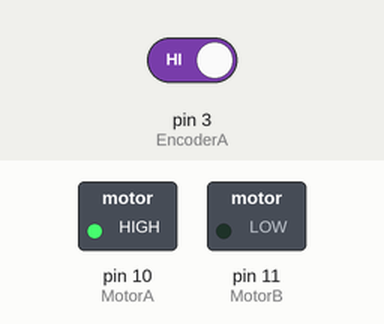
The sketch below on a simulated Arduino Uno, built with avr-gcc and run on an emulated ATmega328P. Parts: switched loads named in the sketch (green lamp = pin HIGH). Inputs (shaded band) come from the test bench; at power-on: pin 3 (EncoderA) HIGH. What the sketch prints to the serial monitor is not drawn.

Above: at 0.8 s.
Timing chart, 0 to 2.3 s (numbered marks = the images above):
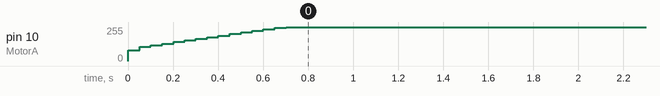

The sketch:

arduino_test.ino
```cpp
#define MotorA 10
#define MotorB 11
#define EncoderA 3
#define EncoderB 8

#define Kp 0.4
#define Kd 0.5

#define LOOPTIME 50

unsigned long lastMilli = 0;
int speed_req = 30;
int speed_act = 0;
int PWM_val = 80;
volatile long count = 0;

void setup() {
  Serial.begin(115200);
  pinMode(MotorA, OUTPUT);
  pinMode(MotorB, OUTPUT);
  pinMode(EncoderA, INPUT_PULLUP);
  pinMode(EncoderB, INPUT_PULLUP);
  attachInterrupt(1, rencoder, FALLING);

  digitalWrite(MotorB, LOW);
  analogWrite(MotorA,PWM_val);
}

void loop() {
  if((millis()-lastMilli) >= LOOPTIME) {
      Serial.print(count);
      Serial.print("   ");
      lastMilli = millis();
      getMotorData();
      PWM_val = updatePid();
      digitalWrite(MotorB, LOW);
      analogWrite(MotorA, PWM_val);

      Serial.print("   PWM_val:");
      Serial.println(PWM_val);
  }
}

void getMotorData() {
  static long countAnt = 0;
  speed_act = ((count - countAnt) * (60 * (1000 / LOOPTIME))) / (14 * 27);
  countAnt = count;
}

int updatePid() {
  float pidTerm = 0;
  int error = 0;
  static int last_error = 0;
  error = abs(speed_req) - abs(speed_act);
  pidTerm = (Kp * error) + (Kd * (error - last_error));
  last_error = error;

  Serial.print("speed_req:");
  Serial.print(speed_req);
  Serial.print("   speed_act:");
  Serial.print(speed_act);
  Serial.print("   error:");
  Serial.print(error);
  Serial.print("   pidTerm:");
  Serial.print(pidTerm);

  return constrain(PWM_val + int(pidTerm), 0, 255);
}

void rencoder() {
  if (digitalRead(EncoderB) == HIGH) count++;
  else count--;
}
```

Measured:
- by itself, pin 10 (MotorA): moves from 80/255 to 255/255 over 0.65 s
